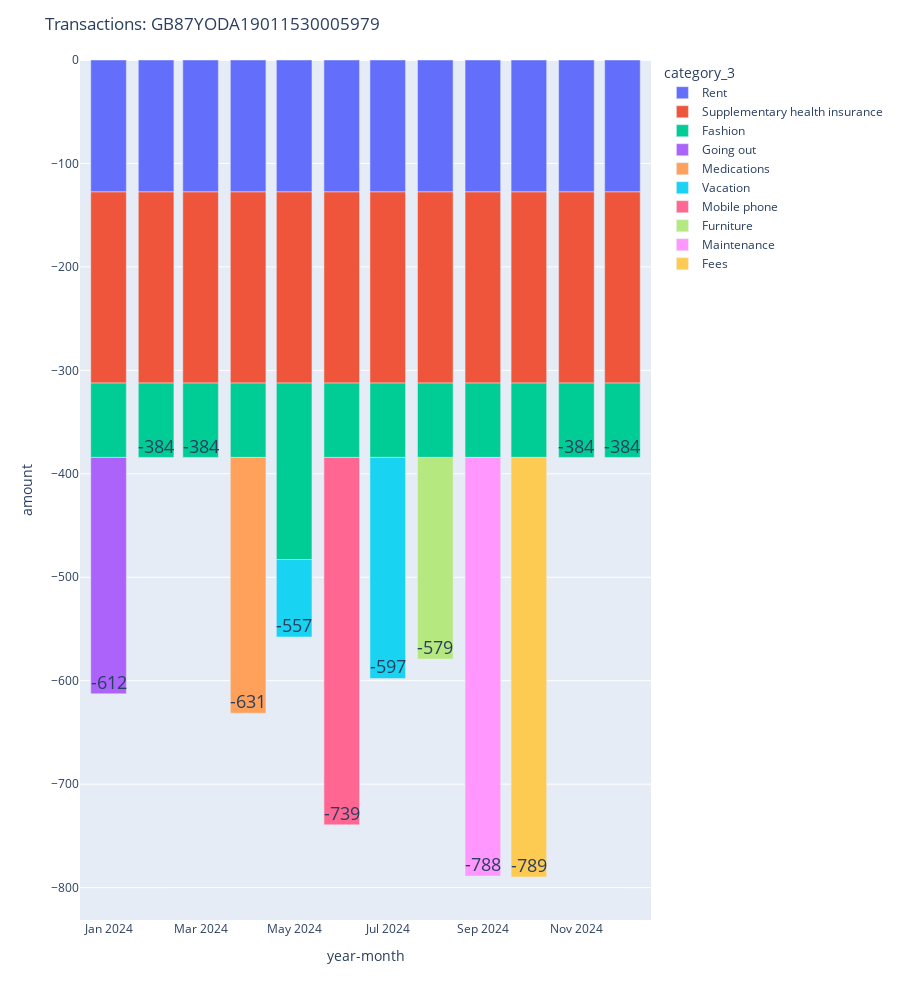

Notebook code for this chart:
### Code cell
import plotly.express as px
import plotly.graph_objects as go

fig = px.bar(monthly_df,x="year-month",y="amount",color="category_3",height=1000)
fig.add_trace(go.Scatter(
    x=monthly_df_total .index,
    y=monthly_df_total['amount'],
    text=monthly_df_total ['amount'],
    mode='text',
    textposition='top center',
    textfont=dict(
        size=18,
    ),
    showlegend=False
))
fig.update_layout(title=f'Transactions: {target_account}')
fig.show()

### Figure 1 — Plotly figure (JSON) as saved in the notebook; plotly's stock layout.template omitted (floating-point values rounded to 4 significant figures)
{"data": [{"alignmentgroup": "True", "hovertemplate": "category_3=Rent<br>year-month=%{x}<br>amount=%{y}<extra></extra>", "legendgroup": "Rent", "marker": {"color": "#636efa", "pattern": {"shape": ""}}, "name": "Rent", "offsetgroup": "Rent", "orientation": "v", "showlegend": true, "textposition": "auto", "type": "bar", "x": ["2024-1", "2024-2", "2024-3", "2024-4", "2024-5", "2024-6", "2024-7", "2024-8", "2024-9", "2024-10", "2024-11", "2024-12"], "xaxis": "x", "y": [-127.5, -127.5, -127.5, -127.5, -127.5, -127.5, -127.5, -127.5, -127.5, -127.5, -127.5, -127.5], "yaxis": "y"}, {"alignmentgroup": "True", "hovertemplate": "category_3=Supplementary health insurance<br>year-month=%{x}<br>amount=%{y}<extra></extra>", "legendgroup": "Supplementary health insurance", "marker": {"color": "#EF553B", "pattern": {"shape": ""}}, "name": "Supplementary health insurance", "offsetgroup": "Supplementary health insurance", "orientation": "v", "showlegend": true, "textposition": "auto", "type": "bar", "x": ["2024-1", "2024-2", "2024-3", "2024-4", "2024-5", "2024-6", "2024-7", "2024-8", "2024-9", "2024-10", "2024-11", "2024-12"], "xaxis": "x", "y": [-184.8, -184.8, -184.8, -184.8, -184.8, -184.8, -184.8, -184.8, -184.8, -184.8, -184.8, -184.8], "yaxis": "y"}, {"alignmentgroup": "True", "hovertemplate": "category_3=Fashion<br>year-month=%{x}<br>amount=%{y}<extra></extra>", "legendgroup": "Fashion", "marker": {"color": "#00cc96", "pattern": {"shape": ""}}, "name": "Fashion", "offsetgroup": "Fashion", "orientation": "v", "showlegend": true, "textposition": "auto", "type": "bar", "x": ["2024-1", "2024-2", "2024-3", "2024-4", "2024-5", "2024-6", "2024-7", "2024-8", "2024-9", "2024-10", "2024-11", "2024-12"], "xaxis": "x", "y": [-71.81, -71.81, -71.81, -71.81, -170.5, -71.81, -71.81, -71.81, -71.81, -71.81, -71.81, -71.81], "yaxis": "y"}, {"alignmentgroup": "True", "hovertemplate": "category_3=Going out<br>year-month=%{x}<br>amount=%{y}<extra></extra>", "legendgroup": "Going out", "marker": {"color": "#ab63fa", "pattern": {"shape": ""}}, "name": "Going out", "offsetgroup": "Going out", "orientation": "v", "showlegend": true, "textposition": "auto", "type": "bar", "x": ["2024-1"], "xaxis": "x", "y": [-228.6], "yaxis": "y"}, {"alignmentgroup": "True", "hovertemplate": "category_3=Medications<br>year-month=%{x}<br>amount=%{y}<extra></extra>", "legendgroup": "Medications", "marker": {"color": "#FFA15A", "pattern": {"shape": ""}}, "name": "Medications", "offsetgroup": "Medications", "orientation": "v", "showlegend": true, "textposition": "auto", "type": "bar", "x": ["2024-4"], "xaxis": "x", "y": [-247.3], "yaxis": "y"}, {"alignmentgroup": "True", "hovertemplate": "category_3=Vacation<br>year-month=%{x}<br>amount=%{y}<extra></extra>", "legendgroup": "Vacation", "marker": {"color": "#19d3f3", "pattern": {"shape": ""}}, "name": "Vacation", "offsetgroup": "Vacation", "orientation": "v", "showlegend": true, "textposition": "auto", "type": "bar", "x": ["2024-5", "2024-7"], "xaxis": "x", "y": [-74.85, -213.7], "yaxis": "y"}, {"alignmentgroup": "True", "hovertemplate": "category_3=Mobile phone<br>year-month=%{x}<br>amount=%{y}<extra></extra>", "legendgroup": "Mobile phone", "marker": {"color": "#FF6692", "pattern": {"shape": ""}}, "name": "Mobile phone", "offsetgroup": "Mobile phone", "orientation": "v", "showlegend": true, "textposition": "auto", "type": "bar", "x": ["2024-6"], "xaxis": "x", "y": [-355.2], "yaxis": "y"}, {"alignmentgroup": "True", "hovertemplate": "category_3=Furniture<br>year-month=%{x}<br>amount=%{y}<extra></extra>", "legendgroup": "Furniture", "marker": {"color": "#B6E880", "pattern": {"shape": ""}}, "name": "Furniture", "offsetgroup": "Furniture", "orientation": "v", "showlegend": true, "textposition": "auto", "type": "bar", "x": ["2024-8"], "xaxis": "x", "y": [-194.9], "yaxis": "y"}, {"alignmentgroup": "True", "hovertemplate": "category_3=Maintenance<br>year-month=%{x}<br>amount=%{y}<extra></extra>", "legendgroup": "Maintenance", "marker": {"color": "#FF97FF", "pattern": {"shape": ""}}, "name": "Maintenance", "offsetgroup": "Maintenance", "orientation": "v", "showlegend": true, "textposition": "auto", "type": "bar", "x": ["2024-9"], "xaxis": "x", "y": [-404.7], "yaxis": "y"}, {"alignmentgroup": "True", "hovertemplate": "category_3=Fees<br>year-month=%{x}<br>amount=%{y}<extra></extra>", "legendgroup": "Fees", "marker": {"color": "#FECB52", "pattern": {"shape": ""}}, "name": "Fees", "offsetgroup": "Fees", "orientation": "v", "showlegend": true, "textposition": "auto", "type": "bar", "x": ["2024-10"], "xaxis": "x", "y": [-405.6], "yaxis": "y"}, {"mode": "text", "showlegend": false, "text": [-612, -789, -384, -384, -384, -384, -631, -557, -739, -597, -579, -788], "textfont": {"size": 18}, "textposition": "top center", "type": "scatter", "x": ["2024-1", "2024-10", "2024-11", "2024-12", "2024-2", "2024-3", "2024-4", "2024-5", "2024-6", "2024-7", "2024-8", "2024-9"], "y": [-612, -789, -384, -384, -384, -384, -631, -557, -739, -597, -579, -788]}], "layout": {"barmode": "relative", "height": 1000, "legend": {"title": {"text": "category_3"}, "tracegroupgap": 0}, "margin": {"t": 60}, "title": {"text": "Transactions: GB87YODA19011530005979"}, "xaxis": {"anchor": "y", "domain": [0, 1], "title": {"text": "year-month"}}, "yaxis": {"anchor": "x", "domain": [0, 1], "title": {"text": "amount"}}}}
